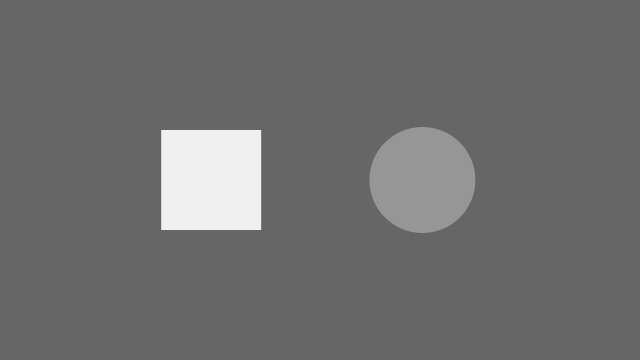
Frame 1 (no input)
Frame 60 (the mouse pressed at the canvas centre just before this capture): identical to frame 1, image omitted
Frame 120 (the mouse held since frame 60 and released just before this capture): identical to frame 1, image omitted

The Processing sketch that drew this single still picture (run headless with seeded random() and noise(); from frame 60 on, the mouse is pressed at the canvas centre):

// Processing sketch: processing_65103
// ── processing_65103.pde

float rx, ry;    // rectangle x- and y-coordinate
float rd = 100;  // rectangle width
   
float ex, ey;    // ellipse x- and y-coordinate
float ed = 106;  // ellipse diameter
   
void setup() {
  size(640, 360);
  smooth();
  noStroke();
    
  // Set the x- and y-coordinates for the rectangle
  rx = width * 0.33 - rd/2;
  ry = height * 0.5 - rd/2;
    
  // Set the x- and y-coordinates for the ellipse
  ex = width * 0.66;
  ey = height * 0.5;
}
   
void draw() {
  background(102);
  //boolean rectin = false;
  //boolean circlein = false;
  if (mouseX >= rx && mouseX <= rx+rd && mouseY >= ry && mouseY <= ry+rd) {
    if (mousePressed == true) {
       fill(36,223,180);
      } else {
       //rectin = true;
       fill(50);
      }
  } else {
    fill(240);
  }
  rect(rx, ry, rd, rd);
   
  //float sqrotate = dist(rx + rd/2, ry + rd/2, mouseX, mouseY);
  //pushMatrix();
  //translate(rx + rd/2, ry + rd/2);
  //rotate(sqrotate/50);
  //rect(-rd/2, -rd/2, rd, rd);
  //popMatrix();
   
 
  float dis = dist(ex, ey, mouseX, mouseY);
  //pushMatrix();
  //fill(dis/1.5);
  if (dis <= ed/2) {
    if (mousePressed == true) {
       fill(158, 200, 34);
     } else {
       fill(250, 100, 84);
       //circlein = true;
     }
  } else {
    fill(150);  
  }

  ellipse(ex, ey, ed, ed);
  //popMatrix();
 
}
